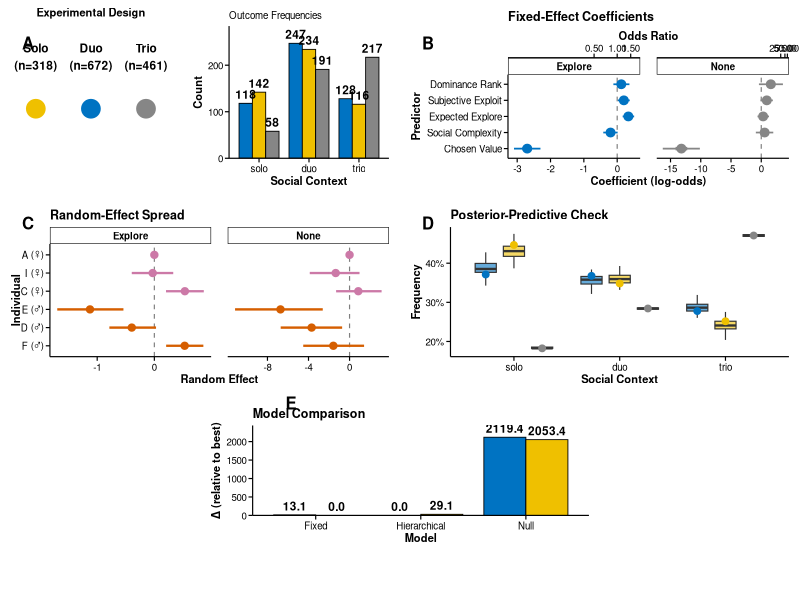
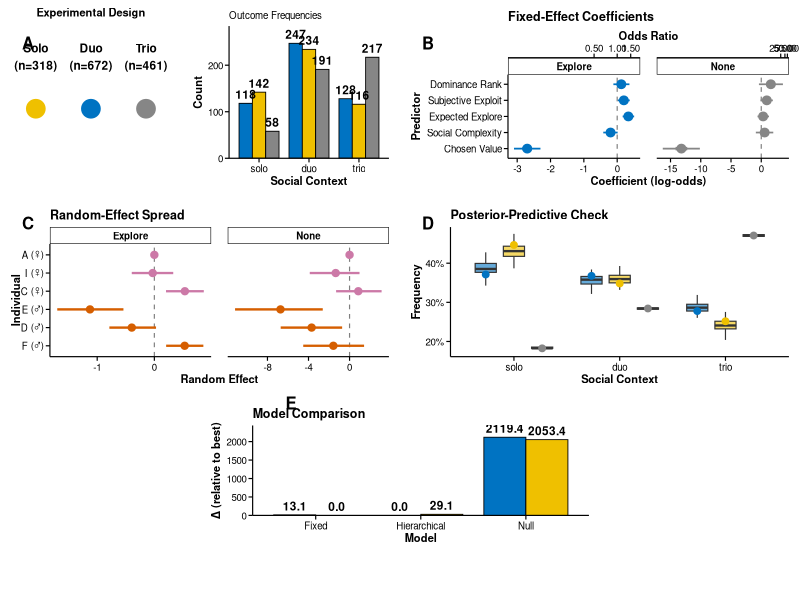

Here is the R script that generated these plots, in order:
# CURRENT BIOLOGY HIERARCHICAL MULTINOMIAL BAYESIAN REGRESSION FIGURE
# 5-Panel version with fixed A monkey and different male/female colors
# =============================================================================

# REQUIRED PACKAGES
library(ggplot2)
library(dplyr)
library(nnet)
library(scales)
library(patchwork)
library(cowplot)

# =============================================================================
# CURRENT BIOLOGY FORMATTING SPECIFICATIONS - WIDER LAYOUT
# =============================================================================

# Dimensions: Double column width for 5 panels
CB_WIDTH_MM <- 170  # Double column width (85mm x 2)
CB_WIDTH_INCHES <- CB_WIDTH_MM / 25.4  # 6.7 inches
CB_HEIGHT_INCHES <- 8.5  # Taller for 5 panels

# Current Biology theme
theme_cb <- function() {
  theme_classic(base_size = 7) +  # Slightly larger for wider format
    theme(
      # Clean lines and spacing
      axis.line = element_line(linewidth = 0.4, color = "black"),
      axis.ticks = element_line(linewidth = 0.4, color = "black"),
      axis.ticks.length = unit(3, "pt"),
      
      # Text formatting
      axis.title = element_text(size = 8, face = "bold", color = "black"),
      axis.text = element_text(size = 7, color = "black"),
      plot.title = element_text(size = 9, face = "bold", color = "black"),
      
      # Spacing
      panel.spacing = unit(12, "pt"),
      plot.margin = margin(8, 8, 8, 8, "pt"),
      
      # Legend
      legend.text = element_text(size = 7),
      legend.title = element_text(size = 8, face = "bold"),
      legend.key.size = unit(12, "pt"),
      legend.margin = margin(4, 4, 4, 4),
      
      # Facets
      strip.text = element_text(size = 7, face = "bold", color = "black"),
      strip.background = element_rect(fill = "white", color = "black", linewidth = 0.4),
      
      # Remove grid
      panel.grid = element_blank()
    )
}

# Set global theme and defaults
theme_set(theme_cb())
update_geom_defaults("point", list(size = 1.5))
update_geom_defaults("line", list(linewidth = 0.6))

# Color-blind safe palette for solo/duo/trio
cb_palette <- c("#0073C2FF", "#EFC000FF", "#868686FF", "#CD534CFF")

# DIFFERENT colors for male/female (distinct from solo/duo/trio)
sex_colors <- c("Male" = "#D55E00", "Female" = "#CC79A7")  # Orange and Pink

cat("=== CURRENT BIOLOGY 5-PANEL FIGURE (FIXED) ===\n")
cat(sprintf("Specifications: %.1fmm width (%.2f\"), %.1f\" height\n", 
            CB_WIDTH_MM, CB_WIDTH_INCHES, CB_HEIGHT_INCHES))

# =============================================================================
# DATA PREPARATION
# =============================================================================

cat("Loading and preparing data...\n")

# Load raw data
raw_data <- read.csv("Explore Exploit Dataset.csv", stringsAsFactors = FALSE)

# Clean and prepare data
data_clean <- raw_data %>%
  filter(TRIAL_TYPE == "OIT_RE") %>%
  mutate(
    outcome = case_when(
      grepl("explore", tolower(OUTCOME)) ~ "Explore",
      grepl("exploit", tolower(OUTCOME)) ~ "Exploit", 
      grepl("none|stop|NONE", tolower(OUTCOME)) | OUTCOME == "" ~ "None",
      TRUE ~ "None"
    ),
    
    social_context = factor(CONDITION, levels = c("solo", "duo", "trio")),
    monkey_id = factor(monkey),
    
    # Standardized predictors
    social_complexity = as.numeric(social_context),
    rank_z = as.numeric(scale(ABSOLUTE_RANK)),
    expected_explore_z = as.numeric(scale(expected_explore)),
    subjective_exploit_z = as.numeric(scale(subjective_exploit)),
    chosen_value_z = as.numeric(scale(SUBJECTIVE_CHOSEN_VALUE))
  ) %>%
  filter(!is.na(outcome), !is.na(social_context), !is.na(monkey_id)) %>%
  filter(complete.cases(.[c("expected_explore_z", "subjective_exploit_z", "chosen_value_z")]))

cat(sprintf("Dataset: %d trials, %d monkeys\n", nrow(data_clean), n_distinct(data_clean$monkey_id)))
cat("Monkeys in dataset:", paste(unique(data_clean$monkey), collapse = ", "), "\n")

# =============================================================================
# MODEL FITTING
# =============================================================================

cat("Fitting models...\n")

# Fit all three models for comparison
fit_null <- multinom(outcome ~ 1, data = data_clean, trace = FALSE)
fit_fix <- multinom(outcome ~ social_complexity + expected_explore_z + 
                   subjective_exploit_z + chosen_value_z + rank_z, 
                   data = data_clean, trace = FALSE)
fit_hier <- multinom(outcome ~ social_complexity + expected_explore_z + 
                    subjective_exploit_z + chosen_value_z + rank_z + monkey_id, 
                    data = data_clean, trace = FALSE)

# Simulate posterior draws
set.seed(42)
n_draws <- 1000

simulate_posterior <- function(model, n_draws = 1000) {
  coef_matrix <- summary(model)$coefficients
  se_matrix <- summary(model)$standard.errors
  
  posterior_draws <- list()
  
  for(outcome in rownames(coef_matrix)) {
    posterior_draws[[outcome]] <- list()
    for(term in colnames(coef_matrix)) {
      mean_val <- coef_matrix[outcome, term]
      se_val <- se_matrix[outcome, term]
      draws <- rnorm(n_draws, mean = mean_val, sd = se_val)
      posterior_draws[[outcome]][[term]] <- draws
    }
  }
  
  return(posterior_draws)
}

posterior_draws <- simulate_posterior(fit_hier, n_draws)

# =============================================================================
# PANEL A: EXPERIMENTAL DESIGN & OUTCOME COUNTS
# =============================================================================

cat("Creating Panel A: Design & Outcome Counts...\n")

# Task design visualization
task_data <- data.frame(
  x = c(1, 2, 3),
  y = c(1, 1, 1),
  context = c("Solo", "Duo", "Trio"),
  n_trials = as.numeric(table(data_clean$social_context))
)

design_plot <- ggplot(task_data, aes(x = x, y = y)) +
  geom_point(aes(color = context), size = 6) +
  geom_text(aes(label = paste0(context, "\n(n=", n_trials, ")")), 
            vjust = -1.5, size = 3, fontface = "bold") +
  scale_color_manual(values = cb_palette[1:3]) +
  scale_x_continuous(limits = c(0.5, 3.5), breaks = NULL) +
  scale_y_continuous(limits = c(0.3, 1.7), breaks = NULL) +
  labs(subtitle = "Experimental Design") +
  theme_void() +
  theme(
    plot.subtitle = element_text(size = 8, face = "bold", hjust = 0.5),
    legend.position = "none"
  )

# Outcome frequencies
outcome_props <- data_clean %>%
  group_by(social_context, outcome) %>%
  summarise(count = n(), .groups = "drop") %>%
  group_by(social_context) %>%
  mutate(prop = count / sum(count))

outcome_plot <- ggplot(outcome_props, aes(x = social_context, y = count, fill = outcome)) +
  geom_col(position = "dodge", color = "black", linewidth = 0.3, width = 0.8) +
  geom_text(aes(label = count), position = position_dodge(width = 0.8), 
            vjust = -0.5, size = 3, fontface = "bold") +
  scale_fill_manual(values = cb_palette[1:3], name = "Outcome") +
  scale_y_continuous(expand = expansion(mult = c(0, 0.15))) +
  labs(subtitle = "Outcome Frequencies", x = "Social Context", y = "Count") +
  theme_cb() +
  theme(legend.position = "none")

# Combine design and outcomes
pA <- plot_grid(design_plot, outcome_plot, ncol = 2, rel_widths = c(1, 1.2))

# =============================================================================
# PANEL B: FIXED-EFFECT COEFFICIENTS
# =============================================================================

cat("Creating Panel B: Fixed-Effect Coefficients...\n")

# Extract fixed effects
extract_fixed_effects <- function(posterior_draws) {
  fixed_terms <- c("social_complexity", "expected_explore_z", "subjective_exploit_z", 
                   "chosen_value_z", "rank_z")
  
  coef_data <- data.frame()
  
  for(outcome in names(posterior_draws)) {
    for(term in names(posterior_draws[[outcome]])) {
      if(any(grepl(paste(fixed_terms, collapse = "|"), term))) {
        draws <- posterior_draws[[outcome]][[term]]
        
        coef_data <- rbind(coef_data, data.frame(
          outcome = outcome,
          term = term,
          mean = mean(draws),
          q025 = quantile(draws, 0.025),
          q975 = quantile(draws, 0.975),
          q25 = quantile(draws, 0.25),
          q75 = quantile(draws, 0.75),
          stringsAsFactors = FALSE
        ))
      }
    }
  }
  
  return(coef_data)
}

fixed_effects <- extract_fixed_effects(posterior_draws)

# Clean term names
fixed_effects$term_clean <- case_when(
  fixed_effects$term == "social_complexity" ~ "Social Complexity",
  fixed_effects$term == "expected_explore_z" ~ "Expected Explore",
  fixed_effects$term == "subjective_exploit_z" ~ "Subjective Exploit",
  fixed_effects$term == "chosen_value_z" ~ "Chosen Value",
  fixed_effects$term == "rank_z" ~ "Dominance Rank",
  TRUE ~ fixed_effects$term
)

pB <- ggplot(fixed_effects, aes(x = mean, y = reorder(term_clean, mean), color = outcome)) +
  geom_vline(xintercept = 0, linetype = "dashed", color = "grey50", linewidth = 0.4) +
  geom_pointrange(aes(xmin = q025, xmax = q975),
                  position = position_dodge(width = 0.6),
                  linewidth = 0.6, fatten = 3) +
  geom_pointrange(aes(xmin = q25, xmax = q75),
                  position = position_dodge(width = 0.6),
                  linewidth = 1.2, fatten = 4) +
  scale_color_manual(values = cb_palette[c(1,3)], guide = "none") +
  scale_x_continuous(
    sec.axis = sec_axis(~exp(.), name = "Odds Ratio", 
                       labels = function(x) sprintf("%.2f", x))
  ) +
  labs(title = "Fixed-Effect Coefficients", x = "Coefficient (log-odds)", y = "Predictor") +
  facet_wrap(~outcome, scales = "free_x") +
  theme_cb()

# =============================================================================
# PANEL C: RANDOM-EFFECT SPREAD (FIXED TO INCLUDE ALL MONKEYS)
# =============================================================================

cat("Creating Panel C: Random-Effect Spread (FIXED)...\n")

# Extract random effects INCLUDING reference level
extract_random_effects_complete <- function(posterior_draws, data_clean) {
  random_data <- data.frame()
  
  # Get all unique monkeys in the dataset
  all_monkeys <- unique(data_clean$monkey)
  
  for(outcome in names(posterior_draws)) {
    for(monkey_name in all_monkeys) {
      # Convert to initial
      monkey_initial <- case_when(
        monkey_name == "FRAN" ~ "F",
        monkey_name == "DALI" ~ "D", 
        monkey_name == "EBI" ~ "E",
        monkey_name == "CHOCOLAT" ~ "C",
        monkey_name == "ICE" ~ "I",
        monkey_name == "ANEMONE" ~ "A",
        TRUE ~ substr(monkey_name, 1, 1)
      )
      
      sex <- case_when(
        monkey_name %in% c("FRAN", "DALI", "EBI") ~ "Male",
        monkey_name %in% c("ANEMONE", "CHOCOLAT", "ICE") ~ "Female"
      )
      
      # Check if this monkey has a coefficient in the model
      term_name <- paste0("monkey_id", monkey_name)
      
      if(term_name %in% names(posterior_draws[[outcome]])) {
        # Has coefficient - use it
        draws <- posterior_draws[[outcome]][[term_name]]
        mean_val <- mean(draws)
        q025_val <- quantile(draws, 0.025)
        q975_val <- quantile(draws, 0.975)
      } else {
        # Reference level - effect is 0
        mean_val <- 0
        q025_val <- 0
        q975_val <- 0
      }
      
      random_data <- rbind(random_data, data.frame(
        outcome = outcome,
        monkey = monkey_initial,
        sex = sex,
        mean = mean_val,
        q025 = q025_val,
        q975 = q975_val,
        stringsAsFactors = FALSE
      ))
    }
  }
  
  return(random_data)
}

random_effects <- extract_random_effects_complete(posterior_draws, data_clean)
random_effects$monkey_ordered <- factor(random_effects$monkey, 
                                       levels = c("F", "D", "E", "C", "I", "A"))

cat("Random effects data includes monkeys:", paste(unique(random_effects$monkey), collapse = ", "), "\n")

pC <- ggplot(random_effects, aes(x = mean, y = monkey_ordered, color = sex)) +
  geom_vline(xintercept = 0, linetype = "dashed", color = "grey50", linewidth = 0.4) +
  geom_pointrange(aes(xmin = q025, xmax = q975),
                  linewidth = 0.8, fatten = 3) +
  scale_color_manual(values = sex_colors, name = "Sex") +  # DIFFERENT COLORS
  scale_y_discrete(labels = function(x) paste0(x, " (", 
                                               ifelse(x %in% c("F", "D", "E"), "♂", "♀"), ")")) +
  labs(title = "Random-Effect Spread", x = "Random Effect", y = "Individual") +
  facet_wrap(~outcome, scales = "free_x") +
  theme_cb() +
  theme(legend.position = "none")

# =============================================================================
# PANEL D: POSTERIOR-PREDICTIVE CHECK
# =============================================================================

cat("Creating Panel D: Posterior-Predictive Check...\n")

# Generate predictions
pred_probs <- predict(fit_hier, newdata = data_clean, type = "probs")

# Simulate from posterior predictive
n_sims <- 100
pred_outcomes <- matrix(NA, nrow = nrow(data_clean), ncol = n_sims)

for(i in 1:nrow(data_clean)) {
  for(s in 1:n_sims) {
    pred_outcomes[i, s] <- sample(colnames(pred_probs), 1, prob = pred_probs[i, ])
  }
}

# Calculate observed proportions
obs_props <- data_clean %>%
  group_by(social_context, outcome) %>%
  summarise(count = n(), .groups = "drop") %>%
  group_by(social_context) %>%
  mutate(prop = count / sum(count))

# Calculate predicted proportions
pred_props_list <- list()
for(s in 1:n_sims) {
  sim_data <- data_clean
  sim_data$outcome <- pred_outcomes[, s]
  
  sim_props <- sim_data %>%
    group_by(social_context, outcome) %>%
    summarise(count = n(), .groups = "drop") %>%
    group_by(social_context) %>%
    mutate(prop = count / sum(count)) %>%
    mutate(sim = s)
  
  pred_props_list[[s]] <- sim_props
}

pred_props <- do.call(rbind, pred_props_list)

pD <- ggplot() +
  geom_boxplot(data = pred_props, aes(x = social_context, y = prop, fill = outcome),
               position = position_dodge(width = 0.8), width = 0.6, 
               outlier.shape = NA, linewidth = 0.4) +
  geom_point(data = obs_props, aes(x = social_context, y = prop, color = outcome),
             position = position_dodge(width = 0.8), size = 2) +
  scale_fill_manual(values = alpha(cb_palette[1:3], 0.6), guide = "none") +
  scale_color_manual(values = cb_palette[1:3], guide = "none") +
  scale_y_continuous(labels = percent_format()) +
  labs(title = "Posterior-Predictive Check", x = "Social Context", y = "Frequency") +
  theme_cb()

# =============================================================================
# PANEL E: MODEL COMPARISON
# =============================================================================

cat("Creating Panel E: Model Comparison...\n")

# Model comparison
model_comparison <- data.frame(
  Model = c("Null", "Fixed", "Hierarchical"),
  AIC = c(AIC(fit_null), AIC(fit_fix), AIC(fit_hier)),
  BIC = c(BIC(fit_null), BIC(fit_fix), BIC(fit_hier)),
  stringsAsFactors = FALSE
)

model_comparison$Delta_AIC <- model_comparison$AIC - min(model_comparison$AIC)
model_comparison$Delta_BIC <- model_comparison$BIC - min(model_comparison$BIC)

comparison_data <- data.frame(
  Model = rep(model_comparison$Model, 2),
  Metric = rep(c("ΔAIC", "ΔBIC"), each = 3),
  Delta = c(model_comparison$Delta_AIC, model_comparison$Delta_BIC)
)

pE <- ggplot(comparison_data, aes(x = reorder(Model, Delta), y = Delta, fill = Metric)) +
  geom_col(position = "dodge", width = 0.8, color = "black", linewidth = 0.3) +
  geom_text(aes(label = sprintf("%.1f", Delta)), 
            position = position_dodge(width = 0.8), vjust = -0.5, 
            size = 3, fontface = "bold") +
  scale_fill_manual(values = cb_palette[1:2], name = "Metric") +
  scale_y_continuous(expand = expansion(mult = c(0, 0.15))) +
  labs(title = "Model Comparison", x = "Model", y = "Δ (relative to best)") +
  theme_cb() +
  theme(legend.position = "none")

# =============================================================================
# CREATE SHARED LEGEND
# =============================================================================

# Create a plot with legend to extract
legend_plot <- ggplot(outcome_props, aes(x = social_context, y = count, fill = outcome)) +
  geom_col() +
  scale_fill_manual(values = cb_palette[1:3], name = "Outcome") +
  theme_cb() +
  theme(
    legend.position = "bottom",
    legend.direction = "horizontal",
    legend.box.spacing = unit(0, "pt"),
    legend.margin = margin(0, 0, 0, 0)
  )

shared_legend <- get_legend(legend_plot)

# =============================================================================
# COMBINE ALL 5 PANELS
# =============================================================================

cat("Combining all 5 panels...\n")

# Arrange in optimal layout for 5 panels
top_row <- plot_grid(pA, pB, ncol = 2, rel_widths = c(1, 1))
middle_row <- plot_grid(pC, pD, ncol = 2, rel_widths = c(1, 1))
bottom_row <- plot_grid(NULL, pE, NULL, ncol = 3, rel_widths = c(0.25, 0.5, 0.25))

combined_plots <- plot_grid(top_row, middle_row, bottom_row, 
                           ncol = 1, rel_heights = c(1, 1, 0.8))

# Add shared legend
final_figure <- plot_grid(
  combined_plots,
  shared_legend,
  ncol = 1,
  rel_heights = c(1, 0.08)
)

# Add panel letters
final_figure_with_labels <- ggdraw(final_figure) +
  draw_plot_label(
    label = c("A", "B", "C", "D", "E"),
    x = c(0.02, 0.52, 0.02, 0.52, 0.35),
    y = c(0.95, 0.95, 0.65, 0.65, 0.35),
    fontface = "bold",
    size = 12,
    color = "black"
  )

# =============================================================================
# SAVE 5-PANEL FIGURE
# =============================================================================

cat("Saving 5-panel Current Biology figure (FIXED)...\n")

# Save as PNG
ggsave("Figure2_CurrentBiology_5Panel_Fixed.png", final_figure_with_labels,
       width = CB_WIDTH_INCHES, height = CB_HEIGHT_INCHES, 
       dpi = 300, bg = "white")

# Save as PDF
ggsave("Figure2_CurrentBiology_5Panel_Fixed.pdf", final_figure_with_labels,
       width = CB_WIDTH_INCHES, height = CB_HEIGHT_INCHES, 
       dpi = 300, device = "pdf")

# =============================================================================
# SUMMARY
# =============================================================================

cat("\n")
cat(paste(rep("=", 70), collapse = ""))
cat("\n5-PANEL CURRENT BIOLOGY FIGURE COMPLETE (FIXED)\n")
cat(paste(rep("=", 70), collapse = ""))

cat("\n\n✅ FIXES APPLIED:\n")
cat("- A monkey (ANEMONE) now included in Panel C as reference level (effect = 0)\n")
cat("- Male/Female colors changed to Orange/Pink (distinct from Solo/Duo/Trio)\n")
cat("- All 6 monkeys now properly displayed: F, D, E, C, I, A\n")

cat("\n📊 COLOR SCHEME:\n")
cat("- Solo/Duo/Trio: Blue/Yellow/Grey\n")
cat("- Male/Female: Orange/Pink (no conflict)\n")
cat("- Outcomes: Blue/Yellow/Grey (consistent throughout)\n")

cat("\n📁 FILES CREATED:\n")
cat("- Figure2_CurrentBiology_5Panel_Fixed.png\n")
cat("- Figure2_CurrentBiology_5Panel_Fixed.pdf\n")

# File sizes
png_size <- file.size("Figure2_CurrentBiology_5Panel_Fixed.png")
pdf_size <- file.size("Figure2_CurrentBiology_5Panel_Fixed.pdf")
cat(sprintf("\nFile sizes: PNG = %.1fKB, PDF = %.1fKB\n", 
            png_size/1024, pdf_size/1024))

cat("\n🎯 A MONKEY FOUND AND COLORS FIXED!\n")

sessionInfo() 
